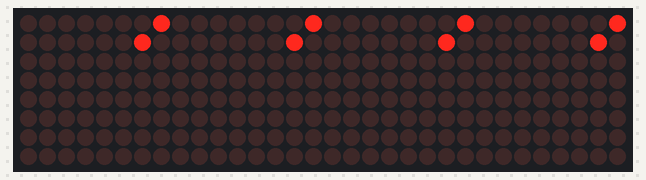
Simulated run of this sketch. Board: Arduino Uno, built with avr-gcc and run on an emulated ATmega328P. Parts: 32×8 LED matrix. Wiring (inferred from the names in the program): 4 × MAX7219 LED driver (orientation assumed): data pin 2; clock pin 4; CS pin 3.

Above: at 4.1 s.

The sketch:

GifBoard.ino
```cpp
/* code for max 7219 from maxim,
reduced and optimised for useing more then one 7219 in a row,
______________________________________

 Code History:
 --------------

The orginal code was written for the Wiring board by:
 * Nicholas Zambetti and Dave Mellis /Interaction Design Institute Ivrea /Dec 2004
 * http://www.potemkin.org/uploads/Wiring/MAX7219.txt

First modification by:
 * Marcus Hannerstig/  K3, malmï¿½ hï¿½gskola /2006
 * http://www.xlab.se | http://arduino.berlios.de

This version is by:
 * tomek ness /FH-Potsdam / Feb 2007
 * http://design.fh-potsdam.de/

 * @acknowledgements: eric f.

-----------------------------------

General notes:


-if you are only using one max7219, then use the function maxSingle to control
 the little guy ---maxSingle(register (1-8), collum (0-255))

-if you are using more then one max7219, and they all should work the same,
then use the function maxAll ---maxAll(register (1-8), collum (0-255))

-if you are using more than one max7219 and just want to change something
at one little guy, then use the function maxOne
---maxOne(Max you wane controll (1== the first one), register (1-8),
collum (0-255))

/* During initiation, be sure to send every part to every max7219 and then
 upload it.
For example, if you have five max7219's, you have to send the scanLimit 5 times
before you load it-- other wise not every max7219 will get the data. the
function maxInUse  keeps track of this, just tell it how many max7219 you are
using.
*/

int dataIn = 2;
int load = 3;
int clock = 4;

int maxInUse = 4;    //change this variable to set how many MAX7219's you'll use

int e = 0;           // just a varialble

                     // define max7219 registers
byte max7219_reg_noop        = 0x00;
byte max7219_reg_digit0      = 0x01;
byte max7219_reg_digit1      = 0x02;
byte max7219_reg_digit2      = 0x03;
byte max7219_reg_digit3      = 0x04;
byte max7219_reg_digit4      = 0x05;
byte max7219_reg_digit5      = 0x06;
byte max7219_reg_digit6      = 0x07;
byte max7219_reg_digit7      = 0x08;
byte max7219_reg_decodeMode  = 0x09;
byte max7219_reg_intensity   = 0x0a;
byte max7219_reg_scanLimit   = 0x0b;
byte max7219_reg_shutdown    = 0x0c;
byte max7219_reg_displayTest = 0x0f;

void putByte(byte data) {
  byte i = 8;
  byte mask;
  while(i > 0) {
    mask = 0x01 << (i - 1);      // get bitmask
    digitalWrite( clock, LOW);   // tick
    if (data & mask){            // choose bit
      digitalWrite(dataIn, HIGH);// send 1
    }else{
      digitalWrite(dataIn, LOW); // send 0
    }
    digitalWrite(clock, HIGH);   // tock
    --i;                         // move to lesser bit
  }
}

void maxSingle( byte reg, byte col) {
//maxSingle is the "easy"  function to use for a     //single max7219

  digitalWrite(load, LOW);       // begin
  putByte(reg);                  // specify register
  putByte(col);//((data & 0x01) * 256) + data >> 1); // put data
  digitalWrite(load, LOW);       // and load da shit
  digitalWrite(load,HIGH);
}

void maxAll (byte reg, byte col) {    // initialize  all  MAX7219's in the system
  int c = 0;
  digitalWrite(load, LOW);  // begin
  for ( c =1; c<= maxInUse; c++) {
  putByte(reg);  // specify register
  putByte(col);//((data & 0x01) * 256) + data >> 1); // put data
    }
  digitalWrite(load, LOW);
  digitalWrite(load,HIGH);
}

void maxOne(byte maxNr, byte reg, byte col) {
//maxOne is for adressing different MAX7219's,
//whilele having a couple of them cascaded

  int c = 0;
  digitalWrite(load, LOW);  // begin

  for ( c = maxInUse; c > maxNr; c--) {
    putByte(0);    // means no operation
    putByte(0);    // means no operation
  }

  putByte(reg);  // specify register
  putByte(col);//((data & 0x01) * 256) + data >> 1); // put data

  for ( c =maxNr-1; c >= 1; c--) {
    putByte(0);    // means no operation
    putByte(0);    // means no operation
  }

  digitalWrite(load, LOW); // and load da shit
  digitalWrite(load,HIGH);
}


void setup () {


  pinMode(dataIn, OUTPUT);
  pinMode(clock,  OUTPUT);
  pinMode(load,   OUTPUT);

  //beginSerial(9600);
  digitalWrite(13, HIGH);

//initiation of the max 7219
  maxAll(max7219_reg_scanLimit, 0x07);
  maxAll(max7219_reg_decodeMode, 0x00);  // using an led matrix (not digits)
  maxAll(max7219_reg_shutdown, 0x01);    // not in shutdown mode
  maxAll(max7219_reg_displayTest, 0x00); // no display test
   for (e=1; e<=8; e++) {    // empty registers, turn all LEDs off
    maxAll(e,0);
  }
  maxAll(max7219_reg_intensity, 0x0f & 0x0f);    // the first 0x0f is the value you can set
                                                  // range: 0x00 to 0x0f
}

void loop () {


  //if you use just one MAX7219 it should look like this

   maxSingle(1,1);                       //  + - - - - - - -
   maxSingle(2,2);                       //  - + - - - - - -
//   maxSingle(3,4);                       //  - - + - - - - -
//   maxSingle(4,8);                       //  - - - + - - - -
//   maxSingle(5,16);                      //  - - - - + - - -
//   maxSingle(6,32);                      //  - - - - - + - -
//   maxSingle(7,64);                      //  - - - - - - + -
//   maxSingle(8,128);                     //  - - - - - - - +


  //if you use more than one MAX7219, it should look like this

  /*
  maxAll(1,1);                       //  + - - - - - - -
  maxAll(2,3);                       //  + + - - - - - -
  maxAll(3,7);                       //  + + + - - - - -
  maxAll(4,15);                      //  + + + + - - - -
  maxAll(5,31);                      //  + + + + + - - -
  maxAll(6,63);                      //  + + + + + + - -
  maxAll(7,127);                     //  + + + + + + + -
  maxAll(8,255);                     //  + + + + + + + +
  */

  //

  //if you use more then one max7219 the second one should look like this

/*
  maxOne(2,1,1);                       //  + - - - - - - -
  maxOne(2,2,2);                       //  - + - - - - - -
  maxOne(2,3,4);                       //  - - + - - - - -
  maxOne(2,4,8);                       //  - - - + - - - -
  maxOne(2,5,16);                      //  - - - - + - - -
  maxOne(2,6,32);                      //  - - - - - + - -
  maxOne(2,7,64);                      //  - - - - - - + -
  maxOne(2,8,128);                     //  - - - - - - - +

*/
  //
  delay(2000);

}
```
